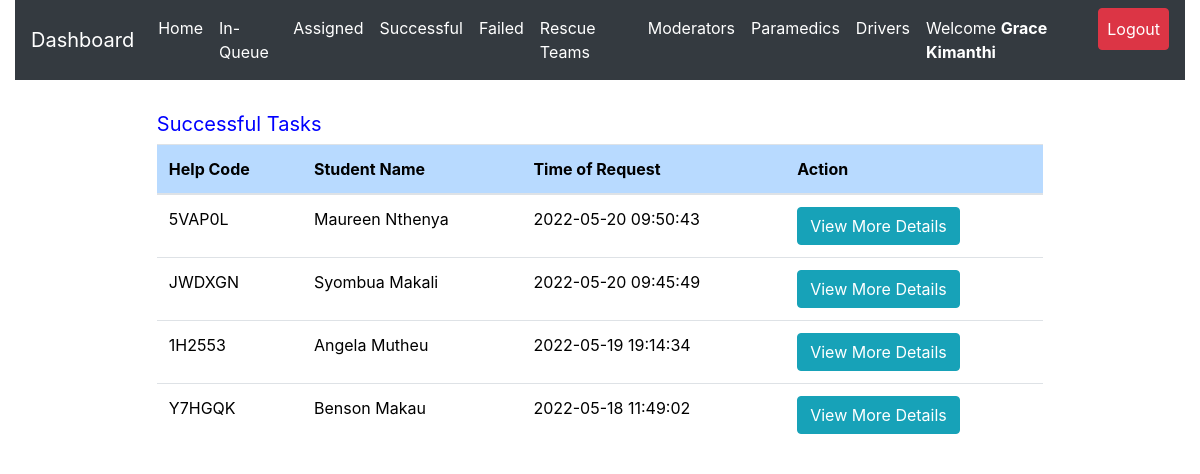
Screenshot of /admin/successful.php (signed in) with the database file from the repository.
### tables this page shows
CREATE TABLE `request_status` (
  `id` int(20) NOT NULL,
  `helpID` varchar(50) NOT NULL,
  `ip_address` varchar(100) NOT NULL,
  `request_latitude` varchar(50) NOT NULL DEFAULT '0',
  `request_longitude` varchar(50) NOT NULL DEFAULT '0',
  `status` varchar(50) DEFAULT 'Pending',
  `emergency_type` varchar(50) NOT NULL,
  `manual_directions` varchar(500) DEFAULT 'N/A',
  `emergency_description` varchar(255) DEFAULT 'No Description',
  `admNo` varchar(255) NOT NULL,
  `timestamp` datetime NOT NULL DEFAULT CURRENT_TIMESTAMP
);

CREATE TABLE `student_details` (
  `id` int(20) NOT NULL,
  `regNum` varchar(255) NOT NULL,
  `firstname` varchar(255) NOT NULL,
  `lastname` varchar(255) NOT NULL,
  `emailaddress` varchar(255) NOT NULL,
  `phonenumber` varchar(15) NOT NULL,
  `password` varchar(255) NOT NULL,
  `password_reset_token` varchar(500) DEFAULT NULL,
  `date` datetime NOT NULL DEFAULT CURRENT_TIMESTAMP
);

### admin/successful.php (the view, shortened to what this page needs)
<?php
include 'server.php';
$admin_id = $_SESSION['admin_id'];
?>
<!DOCTYPE html>
<html lang="en">
<head>
<?php include './includes/header.php'; ?>
</head>
  <body>
    <?php include './includes/navbar.php'; ?>
<div class="container-fluid">
  <div class="row m-3">
  <div class="col-md-1"></div>
    <div class="col-md-10">
<div class="table-responsive-lg p-3">
    <table class="table p-3" style='color:black; font-weight:normal'>
        <thead>
          <h5  style='color:blue; font-weight:normal'>
          Successful Tasks</h5>
            <tr >
              <th scope="col" class="table-primary">Help Code</th>
              <th scope="col" class="table-primary">Student Name</th>
              <th scope="col" class="table-primary">Time of Request</th>
              <th scope="col" class="table-primary">Action</th>
            </tr>
          </thead>
          <tbody>
    <?php
    if($admin_id){
        $data_fetch_query = "SELECT request_status.id, request_status.helpID,request_status.status,request_status.emergency_description,
        request_status.admNo,request_status.timestamp,student_details.regNum,student_details.regNum,
        student_details.firstname,student_details.lastname,student_details.phonenumber,success_list.student_helpcode, success_list.incident_description
        FROM ((request_status
        INNER JOIN student_details ON request_status.admNo = student_details.regNum)
        INNER JOIN success_list ON request_status.helpID = success_list.student_helpcode)
        WHERE request_status.status ='Successful' order by request_status.timestamp DESC;";
        $data_result = mysqli_query($db, $data_fetch_query);
        if ($data_result->num_rows > 0){
            while($row = $data_result->fetch_assoc()) {
            $help_code=$row["helpID"];
            $request_status=$row["status"];
            $request_info=$row["emergency_description"];
            $request_report=$row["incident_description"];
            $fname=$row["firstname"];
            $lname=$row["lastname"];
            $tel=$row["phonenumber"];
            $name = $fname." ".$lname;
            echo "<tr> <td>" .$row["helpID"]."</td>";
            echo " <td>" .$row["firstname"]. " ".$row["lastname"]. "</td>";
            echo "<td>" .$row["timestamp"]."</td>";
        echo "<td>
        <form method ='POST' action='server.php'>
        <input type='submit' data-report='$request_report' data-info ='$request_info' data-status ='$request_status' data-phonenumber ='$tel' data-helpcode ='$help_code' data-name ='$name' value='View More Details' id='success_view' class='btn btn-info successful_task_view'>
        </form>
        </td> </tr>";
        }
        }else{
        echo "<td>"."No Requests Found"."</td>";
        }
        } else{
            echo "<td>"."No Data Found"."</td>";
        }
?>
          </tbody>
    </table>
  </div>
  </div>
  <div class="col-md-1"></div>
</div>
</div>
  </body>
</html>

### rows the page displays
request_status: helpID "5VAP0L", admNo.firstname "Maureen", admNo.lastname "Nthenya", timestamp "2022-05-20 09:50:43"
request_status: helpID "JWDXGN", admNo.firstname "Syombua", admNo.lastname "Makali", timestamp "2022-05-20 09:45:49"
request_status: helpID "1H2553", admNo.firstname "Angela", admNo.lastname "Mutheu", timestamp "2022-05-19 19:14:34"
request_status: helpID "Y7HGQK", admNo.firstname "Benson", admNo.lastname "Makau", timestamp "2022-05-18 11:49:02"

### other values shown
$_SESSION['admin_firstname'] "Grace"
$_SESSION['admin_lastname'] "Kimanthi"
